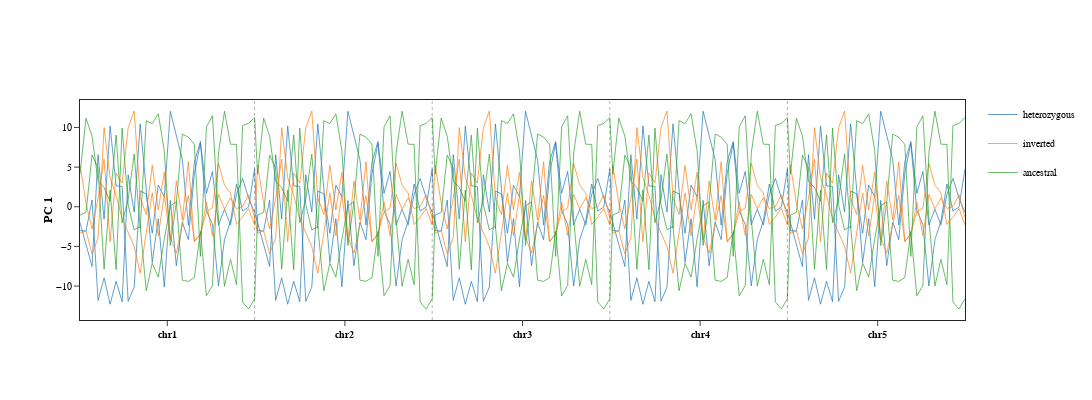

Notebook cell for this chart:
### Code cell
from modules import Plot

# plot = Plot('pc_1', stat_var='pc_1_ve', prefix='test', data=data,
#             chrom=args_dct['start'], start=args_dct['start'], end=args_dct['end'], 
#             color_by=args_dct['color_by'], 
#             metadata_path=args_dct['metadata_path'], 
#             interval=args_dct['interval'], 
#             plot_fmt_lst=args_dct['plot_fmt_lst'],
# )

plot = Plot('pc_1', 
            run_prefix=args_dct['run_prefix'],
            run_id_lst=args_dct['run_id_lst'],
            color_by=args_dct['color_by'], 
            metadata_path=args_dct['metadata_path'], 
            interval=args_dct['interval'], 
            plot_fmt_lst=args_dct['plot_fmt_lst'],
)

plot.genomeplot()
plot.fig.show()

### Figure 1 — Plotly figure (JSON) as saved in the notebook; plotly's stock layout.template omitted (floating-point values rounded to 4 significant figures; data arrays with more than 128 entries replaced by an {"elided": "..."} marker saying what was removed)
{"data": [{"hoverinfo": "text", "legendgroup": "heterozygous", "line": {"color": "rgb(31, 119, 180)", "width": 0.7}, "mode": "lines", "name": "heterozygous", "text": {"elided": "302 str values"}, "type": "scatter", "x": {"elided": "302 int values"}, "y": {"elided": "302 float values"}}, {"hoverinfo": "text", "legendgroup": "inverted", "line": {"color": "rgb(255, 127, 14)", "width": 0.7}, "mode": "lines", "name": "inverted", "text": {"elided": "302 str values"}, "type": "scatter", "x": {"elided": "302 int values"}, "y": {"elided": "302 float values"}}, {"hoverinfo": "text", "legendgroup": "ancestral", "line": {"color": "rgb(44, 160, 44)", "width": 0.7}, "mode": "lines", "name": "ancestral", "text": {"elided": "302 str values"}, "type": "scatter", "x": {"elided": "302 int values"}, "y": {"elided": "302 float values"}}], "layout": {"font": {"color": "black", "family": "Arial"}, "height": 400, "legend": {"font": {"size": 10}}, "paper_bgcolor": "rgba(0,0,0,0)", "plot_bgcolor": "rgba(0,0,0,0)", "shapes": [{"line": {"color": "black", "dash": "dot", "width": 1}, "type": "line", "x0": 29500000, "x1": 29500000, "y0": 0, "y1": 1, "yref": "paper"}, {"line": {"color": "black", "dash": "dot", "width": 1}, "type": "line", "x0": 59000000, "x1": 59000000, "y0": 0, "y1": 1, "yref": "paper"}, {"line": {"color": "black", "dash": "dot", "width": 1}, "type": "line", "x0": 88500000, "x1": 88500000, "y0": 0, "y1": 1, "yref": "paper"}, {"line": {"color": "black", "dash": "dot", "width": 1}, "type": "line", "x0": 118000000, "x1": 118000000, "y0": 0, "y1": 1, "yref": "paper"}], "width": 1200, "xaxis": {"linewidth": 1, "mirror": true, "range": [500000, 147500000], "side": "bottom", "tickfont": {"size": 10}, "tickformat": ",.0f", "ticks": "outside", "ticktext": ["<b>chr1", "<b>chr2", "<b>chr3", "<b>chr4", "<b>chr5"], "tickvals": [15000000, 44500000, 74000000, 103500000, 133000000]}, "yaxis": {"linewidth": 1, "mirror": true, "side": "left", "tickfont": {"size": 10}, "ticks": "outside", "title": {"font": {"size": 12}, "standoff": 0, "text": "<b>PC 1"}}}}
